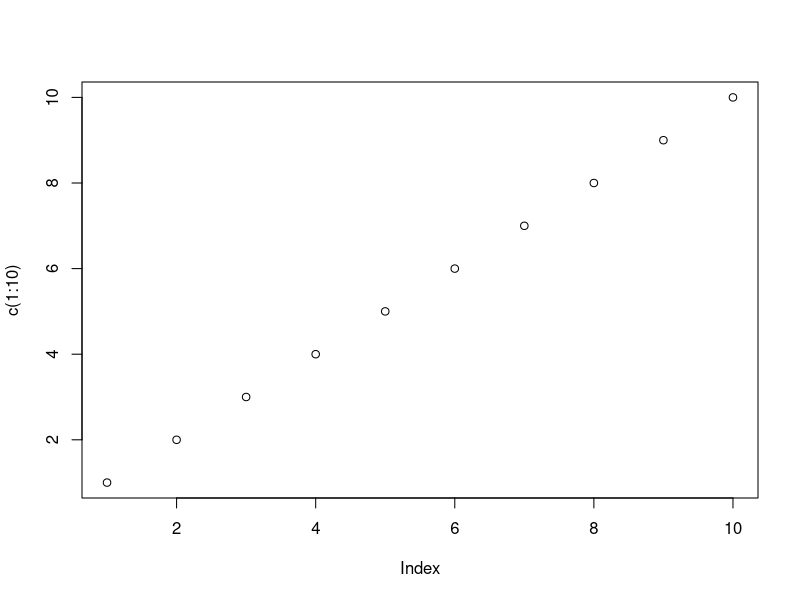

The R script that drew this image:
## ---- chunk 1
plot(c(1:10))
## ---- chunk 2
getwd()
